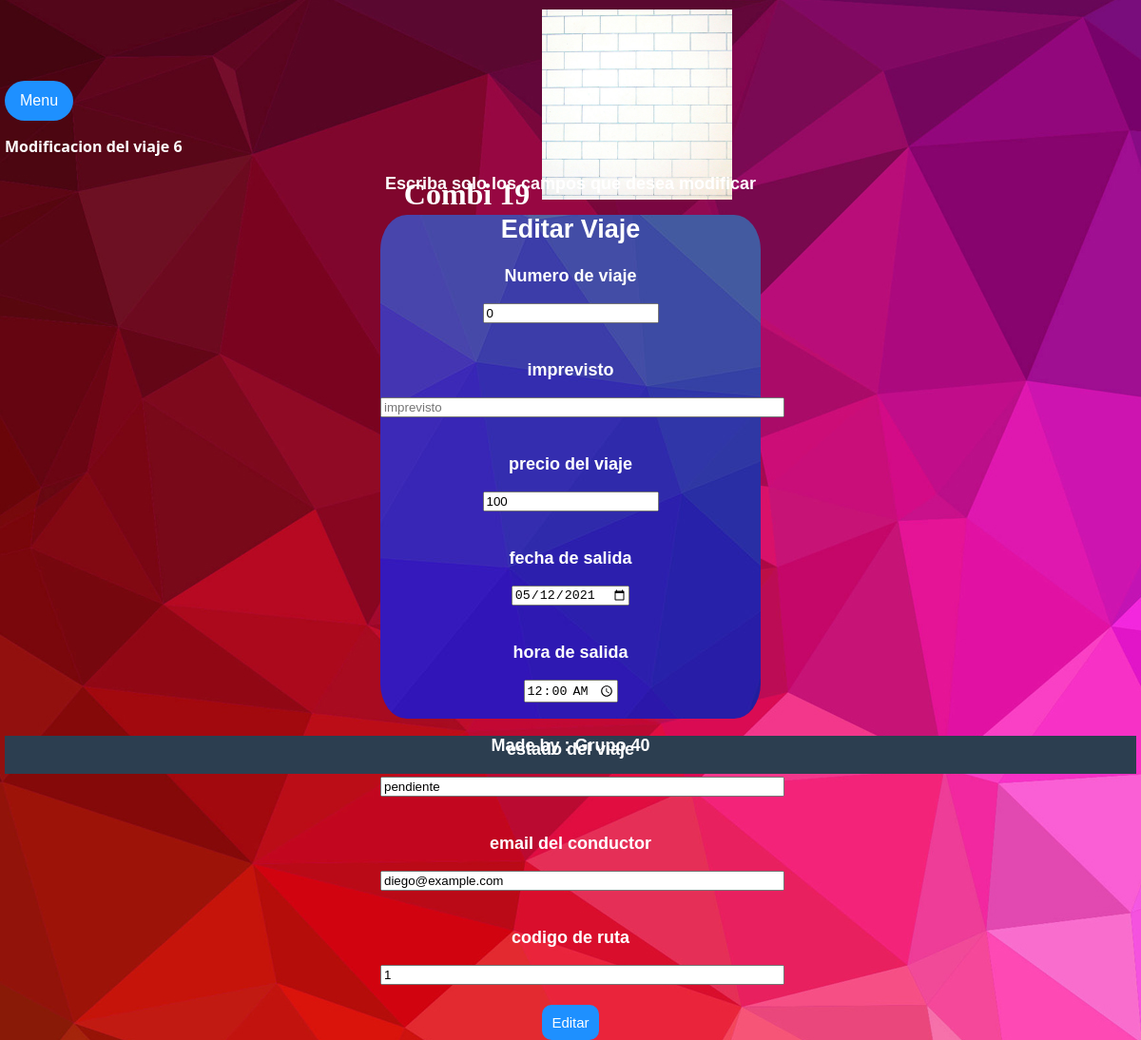
/modificarviaje.php?idv=6 (signed in), run on the app's committed database.
### tables this page shows
CREATE TABLE `viajes` (
  `idv` int(11) NOT NULL,
  `nro_viaje` int(11) NOT NULL,
  `imprevisto` varchar(50) NOT NULL,
  `precio` int(11) NOT NULL,
  `estado` varchar(100) NOT NULL,
  `fecha` date NOT NULL,
  `hora` time NOT NULL,
  `idc` int(11) NOT NULL,
  `idr` int(11) NOT NULL,
  `activo` tinyint(4) NOT NULL DEFAULT 1
);

CREATE TABLE `usuarios` (
  `id` int(11) NOT NULL,
  `email` varchar(30) NOT NULL,
  `nombre` varchar(50) NOT NULL,
  `apellido` varchar(50) NOT NULL,
  `DNI` int(11) NOT NULL,
  `clave` varchar(50) NOT NULL,
  `tipo_usuario` varchar(20) NOT NULL,
  `suspendido` tinyint(1) NOT NULL,
  `suscrito` tinyint(1) NOT NULL,
  `nro_tarjeta` int(11) DEFAULT NULL,
  `cod_seguridad` int(11) DEFAULT NULL,
  `fecha_vencimiento` date DEFAULT NULL,
  `activo` tinyint(1) NOT NULL DEFAULT 1
);

CREATE TABLE `rutas` (
  `idr` int(11) NOT NULL,
  `codigo_ruta` varchar(30) NOT NULL,
  `codigo_postal_origen` int(11) NOT NULL,
  `codigo_postal_destino` int(11) NOT NULL,
  `kilometros` int(11) NOT NULL,
  `activo` tinyint(1) NOT NULL DEFAULT 1
);

### modificarviaje.php (the view, shortened to what this page needs)
<?php
	$link = conectar();
    include "php/classLogin.php";
    include "menu.php";
    $idviaje = $_GET['idv']
?>
<html>
<head>
	<link rel="stylesheet" type="text/css" href= "css/Estilos.css" media="all" >
</head>
 <?php
    try {
         $query50 ="SELECT * FROM viajes  WHERE idv='$idviaje'";
        $result50=mysqli_query ($link, $query50) or die ('Consulta query50 fallida: ' .mysqli_error($link));
        $datos=(mysqli_fetch_array($result50));
        $query51 ="SELECT email FROM usuarios WHERE id='$datos[idc]'";
        $result51=mysqli_query ($link, $query51) or die ('Consulta query51 fallida: ' .mysqli_error($link));
        $chofer=(mysqli_fetch_array($result51));
        $query52 ="SELECT codigo_ruta FROM rutas WHERE idr='$datos[idr]'";
        $result52=mysqli_query ($link, $query52) or die ('Consulta query51 fallida: ' .mysqli_error($link));
        $ruta=(mysqli_fetch_array($result52));
  ?>
<body class="body" id="div_body" >
	<div class="div_body">
		<div class="div_superior"  >
				 <a class = "div_superior" href="pagprincipal.php" >
				<p> Combi 19 <img src="css/images/muro.jpg" class="div_icono">
				</a></p>
			</div>
             <?php echo menu($tipo);?>
             <p> Modificacion del viaje <?php echo $idviaje?>
		<div class=div_registro>
			<p> Escriba solo los campos que desea modificar</p>
		<div class= "div_editar">
		<form name="editarviaje" method="post" action="php/editarviaje.php" enctype="multipart/form-data">
			   <h2>Editar Viaje</h2>
			   <p> Numero de viaje </p>
               <input type="number"  name="nro_viaje"  placeholder="Numero de viaje" size=50 autofocus   value=<?php echo $datos['nro_viaje']; ?> ></input><br><br>
			   <p> imprevisto </p>
			   <input type="text"  name="imprevisto"  placeholder="imprevisto" size=50 autofocus   value=<?php echo $datos['imprevisto']; ?> ></input><br><br>
			   <p> precio del viaje </p>
			   <input type="number"  name="precio"  placeholder="Precio viaje" size=50 autofocus    value=<?php echo $datos['precio']; ?> ></input><br><br>
               <p> fecha de salida </p>
			   <input type="date"  name="fecha"  placeholder="Fecha de salida" size=50 autofocus   value=<?php echo $datos['fecha']; ?>  ></input><br><br>
			   <p> hora de salida </p>
			   <input type="time"  name="hora"  placeholder="Hora de salida" size=50 autofocus   value=<?php echo $datos['hora'];  ?>  required></input><br><br>
			   <p> estado del viaje </p>
			   <input type="text"  name="estado"  placeholder="Estado del viaje" size=50 autofocus   value=<?php echo $datos['estado']; ?>  ></input><br><br>
			   <p> email del conductor </p>
			   <input type="text"  name="email"  placeholder="Chofer email" size=50 autofocus   value=<?php echo $chofer['email']; ?> ></input><br><br>
               <p> codigo de ruta </p>
			   <input type="text"  name="codigo"  placeholder="Codigo ruta" size=50 autofocus   value=<?php echo $ruta['codigo_ruta']; ?> ></input><br><br>
			   <input type="button" value="Editar" class="btn_editar" onclick = "validacionesviaje()">
              </form>
              </div>
            <div class= "div_foot">
			<p> Made by : Grupo 40
			</p>
		</div>
		</div>
	</body>
	<?php
	} catch (Exception $e){
			echo $e->getMessage();
	?>
		 <div class="mensajes">
		 <br><br>
			<a href="pagprincipal.php"  class=""> click aqui para volver a la pagina principal </a><br><br>
			<a href="php/cerrarSesion.php" onclick="return SubmitForm(this.form)" value="Eliminar"> Click aqui para cerrar Sesion </a>
	</div>
		 <div class= "div_foot">
		<p> Made by : Grupo 40 </p>
	</div>
		<?php
	}
	?>
</body>
</html>

### css/Estilos.css (style rules this page uses)
.div_body { height: 100vh; background-size:cover; background-position:center; font-family: Verdana, Sans, "Sans-serif"; color: white; font-weight: bold; margin: 0%; padding: 0; }
.div_superior { height: 10%; background-size: cover; font-family:Verdana, Geneva, "Sans-serif"; text-align: center; font-size: xx-large; color: white; text-decoration:none; }
.div_icono { width: 200px; vertical-align: baseline; padding: 5px; }
.div_registro { font-family:Arial, Helvetica, sans-serif; font-size:large; color:white; text-align:center; font-size:large; text-decoration:none; }
.div_foot { left: 0; bottom: 0; width: 100%; height:5%; background-color:#2c3e50; text-align: center; color: white; }
.body { margin-left: 5px; margin-right: 5px; margin-top: 5px; background-image: url("images/Fondo colores.jpg"); }
a { text-decoration-style: none; color:white; }
.div_editar { width: 400px; height: 530px; font-size: 18px; text-align: center; border-radius: 7%; padding:0; position:top; background-image: url("images/p2.jpg"); margin:0 auto; }
.btn_editar { background-color: DodgerBlue; border: none; color: white; padding: 10px 10px; font-size: 15px; cursor: pointer; border-radius: 10px; }

### data on the page
viajes: nro_viaje "0", precio "100", fecha "05/12/2021", hora "00:00:00", estado "pendiente"
usuarios: email "diego@example.com"
rutas: codigo "1"

### other printed values
$idviaje "6"
